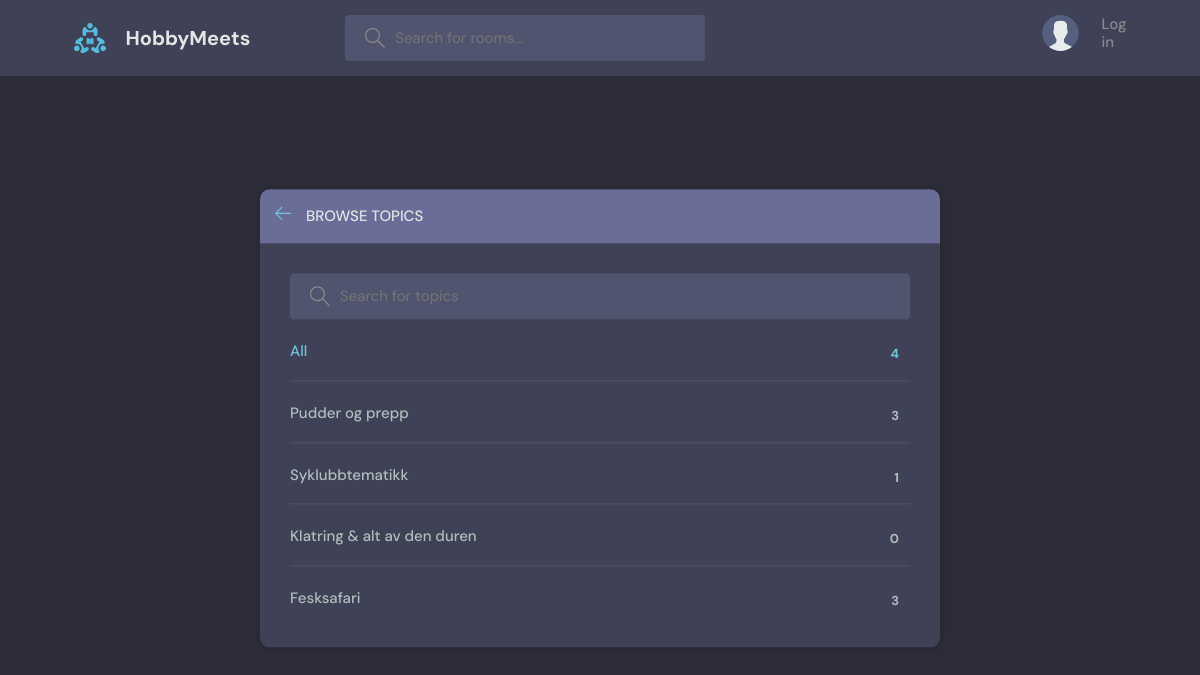
/topics/, run on an earlier commit of the app's database.
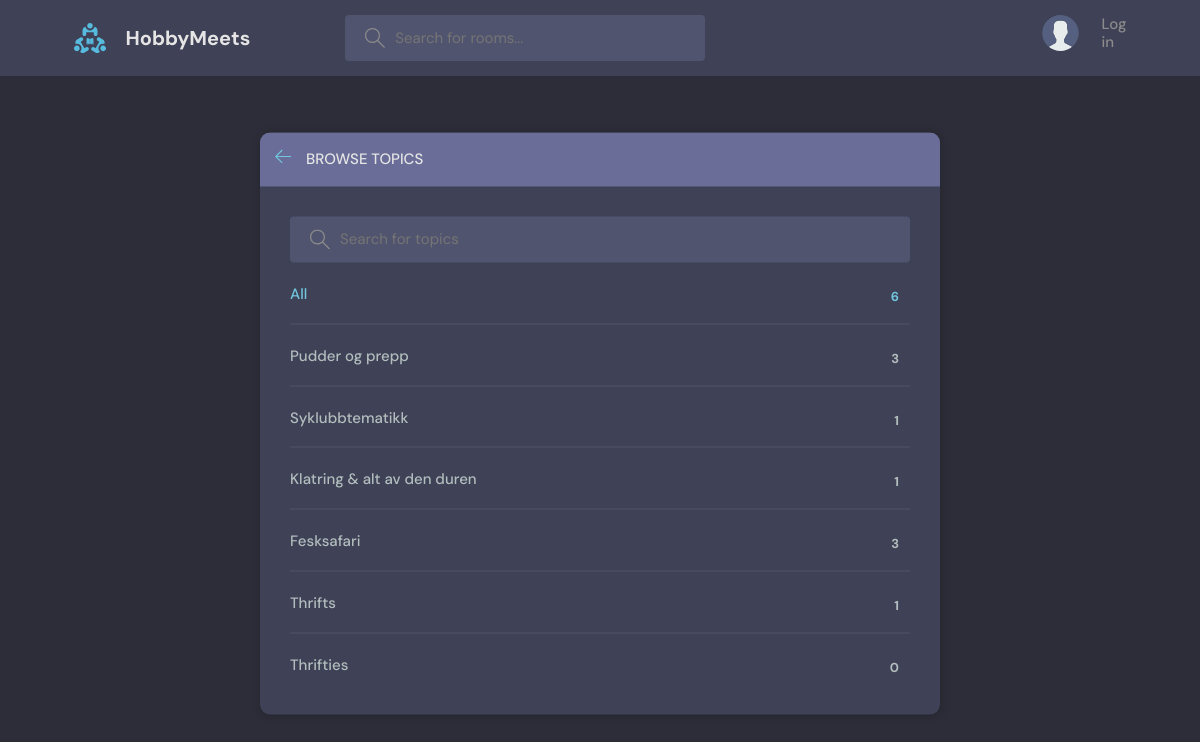
And on a later commit of the database.
### base/models.py (models this page shows, shortened)
class Topic(models.Model):
    name = models.CharField(max_length=200)

### base/views.py (the view)
# urls.py: path('topics/', views.topicsPage, name="topics"),
def topicsPage(request):
    q = request.GET.get('q') if request.GET.get('q') != None else ''
    topics  =Topic.objects.filter(name__icontains=q)
    return render(request, 'base/topics.html', {'topics': topics})

### base/templates/base/topics.html (shortened to what this page needs)
{% extends 'main.html' %}
{% block content %}
    <main class="create-room layout">
      <div class="container">
        <div class="layout__box">
          <div class="layout__boxHeader">
            <div class="layout__boxTitle">
              <a href="{% url 'home' %}">
                <svg version="1.1" xmlns="http://www.w3.org/2000/svg" width="32" height="32" viewBox="0 0 32 32">
                  <title>arrow-left</title>
                  <path
                    d="M13.723 2.286l-13.723 13.714 13.719 13.714 1.616-1.611-10.96-10.96h27.625v-2.286h-27.625l10.965-10.965-1.616-1.607z"
                  ></path>
                </svg>
              </a>
              <h3>Browse Topics</h3>
            </div>
          </div>
          <div class="topics-page layout__body">
            <form class="header__search" action="" method="GET">
              <label>
                <input name="q" placeholder="Search for topics" />
              </label>
            </form>
            <ul class="topics__list">
              <li>
                <a href="{% url 'topics' %}" class="active">All <span>{{topics.count}}</span></a>
              </li>
              {% for topic in topics %}
              <li>
                <a href="{% url 'home' %}?q={{topic.name}}">{{topic.name}} <span>{{topic.room_set.all.count}}</span></a>
              </li>
              {% endfor %}
            </ul>
          </div>
        </div>
      </div>
    </main>
{% endblock content %}

### templates/main.html (shortened to what this page needs)
<!DOCTYPE html>
{% load static %}
<html lang="en">
  <head>
    <link rel="stylesheet" href="{% static 'styles/style.css' %}" />
  </head>
  <body>
    {% include 'navbar.html' %}
    {% block content %}
    {% endblock %}
  </body>
</html>

### templates/navbar.html (shortened to what this page needs)
{% load static %}
<header class="header header--loggedIn">
    <div class="container">
      <a href="{% url 'home' %}" class="header__logo">
        <img src="{% static 'images/logo.svg' %}" />
        <h1>HobbyMeets</h1>
      </a>
      <form class="header__search" method="GET" action="{% url 'home' %}">
        <label>
          <input name = "q" placeholder="Search for rooms..." />
        </label>
      </form>
      <nav class="header__menu">
        {% if request.user.is_authenticated %}
        <div class="header__user">
          <a href="{% url 'update-user' %}">
            <div class="avatar avatar--medium active">
              <img src="https://randomuser.me/api/portraits/men/37.jpg" />
            </div>
            <p>{{request.user.username}} <span>@{{request.user.username}}</span></p>
          </a>
          <button class="dropdown-button">
            <svg version="1.1" xmlns="http://www.w3.org/2000/svg" width="32" height="32" viewBox="0 0 32 32">
              <title>chevron-down</title>
              <path d="M16 21l-13-13h-3l16 16 16-16h-3l-13 13z"></path>
            </svg>
          </button>
        </div>
        {% else %}
        <a href="{% url 'login' %}">
          <img src="{% static 'images/avatar.svg' %}" />
          <p>Log in</p>
        </a>
        {% endif %}
      </nav>
    </div>
  </header>

### static/styles/style.css (style rules this page uses)
:root { --color-main: #71c6dd; --color-main-light: #e1f6fb; --color-dark: #3f4156; --color-dark-medium: #51546e; --color-dark-light: #696d97; --color-light: #e5e5e5; --color-gray: #8b8b8b; --color-light-gray: #b2bdbd; --color-bg: #2d2d39; --color-success: #5dd693; --color-error: #fc4b0b; }
* { font-family: "DM Sans", -apple-system, BlinkMacSystemFont, "Segoe UI", Roboto, Oxygen, Ubuntu, Cantarell, "Open Sans", "Helvetica Neue", sans-serif; margin: 0; padding: 0; box-sizing: border-box; text-rendering: optimizeLegibility; font-size: inherit; }
html { font-size: 56.25%; }
@media only screen and (min-width: 1200px) { html { font-size: 62.5%; } }
body { line-height: 1.6; font-weight: 400; font-size: 1.5rem; color: var(--color-light-gray); background-color: var(--color-bg); min-height: 100vh; }
img { width: 100%; }
a { display: inline-block; color: var(--color-main); text-decoration: none; }
.container { max-width: 120rem; width: 90%; margin: auto; }
.header { padding: 1.5rem; background-color: var(--color-dark); }
.header > .container { display: flex; gap: 9.5rem; }
.header__logo, .header__user { display: flex; gap: 2rem; align-items: center; }
.header__logo > img { height: 3.2rem; width: 3.2rem; }
.header__logo > h1 { font-weight: 700; font-size: 2rem; color: var(--color-light); }
.header__search > label { background-color: var(--color-dark-medium); padding: 1.3rem 1rem; display: flex; align-items: center; gap: 1rem; border-radius: 4px; }
.header__search svg { fill: var(--color-gray); width: 2rem; height: 2rem; margin-left: 1rem; }
.header__search input { width: 30rem; background: transparent; border: none; outline: none; color: var(--color-light); }
.header__menu { margin-left: auto; position: relative; }
.header__menu a { display: flex; gap: 1.5rem; align-items: center; font-weight: 500; text-decoration: none; color: var(--color-gray); }
.header__menu img { height: 3.6rem; }
.header__menu p { line-height: 1.2; }
.layout { margin-top: 2.4rem; }
.layout > .container { display: flex; justify-content: space-between; align-items: flex-start; }
.layout__box { width: 90%; max-width: 48rem; min-height: 40rem; position: absolute; top: 50%; left: 50%; transform: translate(-50%, -46%); background-color: var(--color-dark); border-radius: 1rem; box-shadow: 1px 1px 6px 3px rgba(0, 0, 0, 0.1); overflow: hidden; }
.layout__boxHeader { display: flex; padding: 1.5rem; background-color: var(--color-dark-light); }
.layout__boxTitle { display: flex; gap: 1.5rem; align-items: center; }
.layout__boxTitle h3 { text-transform: uppercase; font-weight: 500; color: var(--color-light); }
.layout__boxTitle svg { width: 1.6rem; height: 1.6rem; fill: var(--color-main); }
.layout__body { margin: 3rem; }
.topics__list { list-style: none; }
.topics__list li a { display: flex; justify-content: space-between; margin-bottom: 3rem; font-weight: 500; color: var(--color-light-gray); transition: all 0.3s ease-in-out; }
.topics__list li a.active, .topics__list li a:hover { color: var(--color-main); }
.topics__list li a span { padding: 0.5rem 1rem; background-color: var(--color-dark); border-radius: 3px; font-size: 1.3rem; font-weight: 700; letter-spacing: 1px; }
.topics-page .topics__list li:not(:last-child) a { margin: 2rem 0; padding-bottom: 1rem; text-decoration: none; border-bottom: 1px solid var(--color-dark-medium); }
.topics-page .header__search { display: block; }
.create-room.layout .layout__box { max-width: 68rem; }

What changed in the data, as far as the page shows it:
computed for Topic "Klatring & alt av den duren": room_set.all.count "0" → "1"
added Topic: name "Thrifts", room_set.all.count "1"
added Topic: name "Thrifties", room_set.all.count "0"
Also different on the page:
{{ topics.count }}: "4" → "6"
